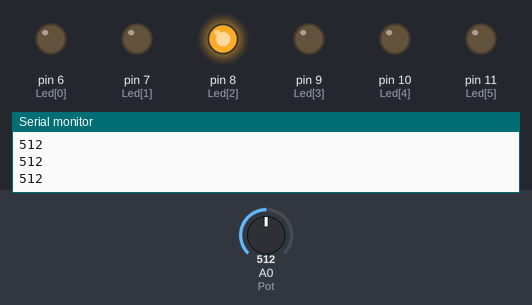
Bench run of a sketch on a simulated Arduino Uno, built with avr-gcc and run on an emulated ATmega328P. Shown: output pins drawn as LEDs (lit = HIGH), the last lines printed to the serial monitor. Dashed ring = blinking. The test bench sets the inputs (shaded band); at power-on: A0 (Pot) = 512.

Above: at 1.2 s.
1.3 s: A0 (Pot) set to 470
At 2.24 s:
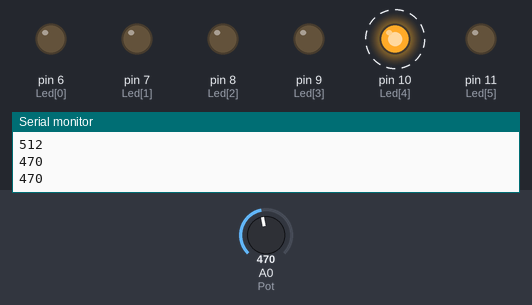
4.3 s: A0 (Pot) set to 444
At 8.6 s:
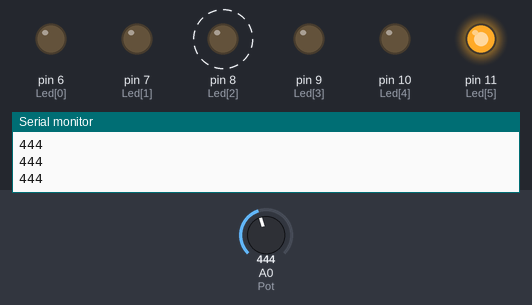
8.9 s: A0 (Pot) set to 306
At 9.4 s:
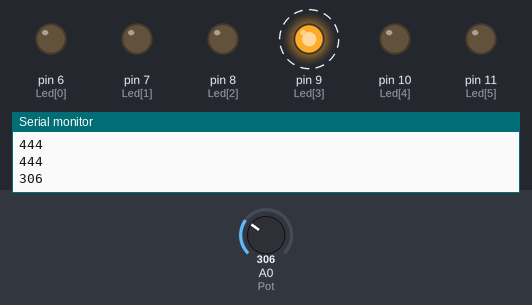
Timing chart, 0 to 12.9 s (numbered marks = the images above; inputs shaded):
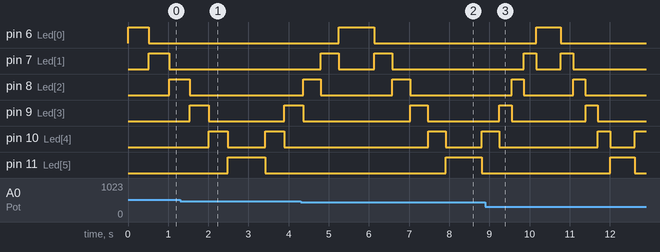

Measured:
- the behaviour switches between 460 and 459 on A0 (Pot) (found by bisection; images 1 and 2)
- after the input at 4.3 s, pin 11 (Led[5]): LOW → HIGH after 3.6 s instead of 3.8 s
- after the input at 8.9 s, pin 7 (Led[1]): alternates HIGH for 0.31 s and LOW for 0.61 s, 4 changes in all, then stays LOW, starting after 0.96 s; pin 8 (Led[2]): alternates HIGH for 0.31 s and LOW for 1.2 s, starting after 0.66 s
- by itself, pin 7 (Led[1]): alternates HIGH for 0.44 s and LOW for 0.89 s, 4 changes in all, then stays LOW
- by itself, pin 8 (Led[2]): alternates HIGH for 0.44 s and LOW for 1.8 s

The sketch:

Knight_Rider_SpeedControl_with_POT.ino
```cpp
#define Pot A0
int Led[] = {6,7,8,9,10,11};

void setup() {
  Serial.begin(9600);
  Serial.println("Led Delay With Millisecond");
  for(int i = 0; i < 6; i++)
    pinMode(Led[i], OUTPUT);
}

void loop() {
  int i;

  for(i = 0; i < 6; i++)
  {
    Serial.println(analogRead(Pot));
    digitalWrite(Led[i], HIGH);
    delay(analogRead(Pot));
    digitalWrite(Led[i], LOW);
  }

  for(i = 5; i >= 0; i--)
  {
    Serial.println(analogRead(Pot));
    digitalWrite(Led[i], HIGH);
    delay(analogRead(Pot));
    digitalWrite(Led[i], LOW);
  }
}
```
